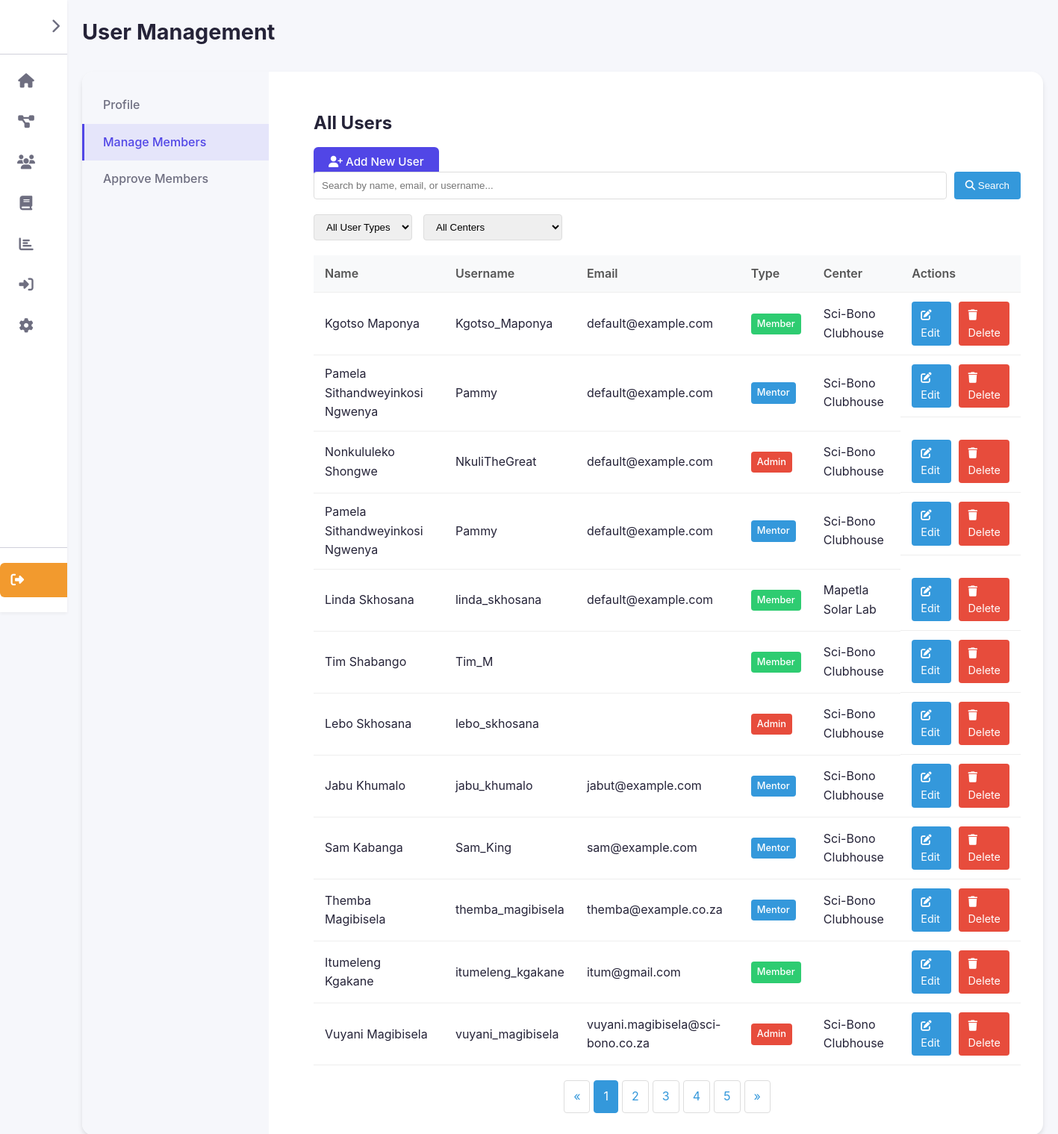
Page /app/Views/user_list.php (signed in) on the earlier database version.
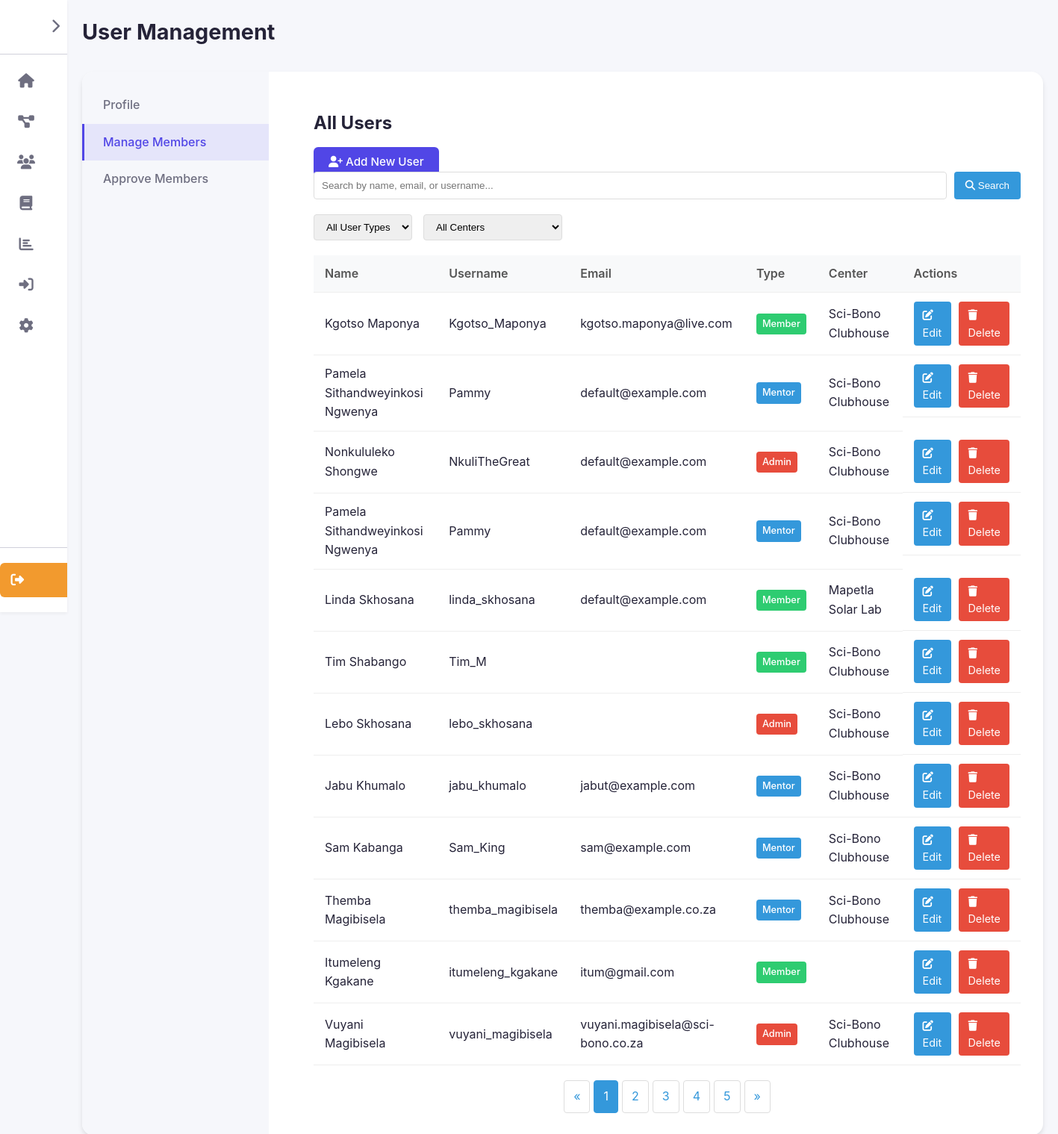
Same page on the later database version.
### tables this page shows
CREATE TABLE `users` (
  `id` int(100) NOT NULL,
  `username` varchar(255) NOT NULL,
  `email` varchar(255) NOT NULL DEFAULT 'default@example.com',
  `password` varchar(255) NOT NULL,
  `name` varchar(255) NOT NULL,
  `surname` varchar(255) NOT NULL,
  `user_type` enum('admin','mentor','member','alumni','community') NOT NULL DEFAULT 'member',
  `date_of_birth` date DEFAULT NULL,
  `Gender` enum('Male','Female','Other') NOT NULL,
  `grade` int(12) DEFAULT NULL,
  `school` varchar(255) DEFAULT NULL,
  `parent` varchar(255) DEFAULT NULL,
  `parent_email` varchar(255) DEFAULT NULL,
  `leaner_number` int(10) DEFAULT NULL,
  `parent_number` int(10) DEFAULT NULL,
  `Relationship` varchar(255) DEFAULT NULL,
  `Center` enum('Sci-Bono Clubhouse','Waverly Girls Solar Lab','Mapetla Solar Lab','Emdeni Solar Lab') NOT NULL DEFAULT 'Sci-Bono Clubhouse',
  `nationality` varchar(100) DEFAULT NULL,
  `id_number` varchar(50) DEFAULT NULL,
  `home_language` varchar(50) DEFAULT NULL,
  `address_street` varchar(255) DEFAULT NULL,
  `address_suburb` varchar(255) DEFAULT NULL,
  `address_city` varchar(255) DEFAULT NULL,
  `address_province` varchar(100) DEFAULT NULL,
  `address_postal_code` varchar(20) DEFAULT NULL,
  `medical_aid_name` varchar(100) DEFAULT NULL,
  `medical_aid_holder` varchar(100) DEFAULT NULL,
  `medical_aid_number` varchar(100) DEFAULT NULL,
  `emergency_contact_name` varchar(255) DEFAULT NULL,
  `emergency_contact_relationship` varchar(100) DEFAULT NULL,
  `emergency_contact_phone` varchar(50) DEFAULT NULL,
  `emergency_contact_email` varchar(255) DEFAULT NULL,
  `emergency_contact_address` text DEFAULT NULL,
  `interests` text DEFAULT NULL,
  `role_models` text DEFAULT NULL,
  `goals` text DEFAULT NULL,
  `has_computer` tinyint(1) DEFAULT NULL,
  `computer_skills` text DEFAULT NULL,
  `computer_skills_source` varchar(255) DEFAULT NULL
);

### app/Views/user_list.php (the view, shortened to what this page needs)
<?php
require_once '../../server.php';
$sql = "SELECT * FROM users ORDER BY id DESC";
$result = $conn->query($sql);
$users = [];
if ($result && $result->num_rows > 0) {
    while ($row = $result->fetch_assoc()) {
        $users[] = $row;
    }
}
?>
<!DOCTYPE html>
<html lang="en">
<head>
    <link rel="stylesheet" href="../../public/assets/css/settingsStyle.css">
    <link rel="stylesheet" href="https://cdnjs.cloudflare.com/ajax/libs/font-awesome/6.4.0/css/all.min.css">
</head>
<body>
    <div class="container">
        <aside id="sidebar" class="sidebar">
            <div class="sidebar-header">
                <div class="sidebar-logo">
                    <img src="../../public/assets/images/TheClubhouse_Logo_White_Large.png" alt="Clubhouse Logo">
                </div>
                <button id="sidebar-toggle" class="toggle-sidebar">
                    <i class="fas fa-chevron-right"></i>
                </button>
            </div>
            <ul class="sidebar-menu">
                <li class="sidebar-item">
                    <a href="../../home.php" class="sidebar-link">
                        <div class="sidebar-icon">
                            <i class="fas fa-home"></i>
                        </div>
                    </a>
                </li>
                <li class="sidebar-item">
                    <a href="../../projects.php" class="sidebar-link">
                        <div class="sidebar-icon">
                            <i class="fas fa-project-diagram"></i>
                        </div>
                    </a>
                </li>
                <li class="sidebar-item">
                    <a href="../../members.php" class="sidebar-link">
                        <div class="sidebar-icon">
                            <i class="fas fa-users"></i>
                        </div>
                    </a>
                </li>
                <li class="sidebar-item">
                    <a href="./learn.php" class="sidebar-link">
                        <div class="sidebar-icon">
                            <i class="fas fa-book"></i>
                        </div>
                    </a>
                </li>
                <li class="sidebar-item">
                    <a href="./statsDashboard.php" class="sidebar-link">
                        <div class="sidebar-icon">
                            <i class="fas fa-chart-bar"></i>
                        </div>
                    </a>
                </li>
                <li class="sidebar-item">
                    <a href="../../signin.php" class="sidebar-link">
                        <div class="sidebar-icon">
                            <i class="fas fa-sign-in-alt"></i>
                        </div>
                    </a>
                </li>
                <li class="sidebar-item">
                    <a href="./settings.php" class="sidebar-link">
                        <div class="sidebar-icon">
                            <i class="fas fa-cog"></i>
                        </div>
                    </a>
                </li>
            </ul>
            <div class="sidebar-footer">
                <a href="../../logout_process.php" class="logout-button">
                    <i class="fas fa-sign-out-alt logout-icon"></i>
                </a>
            </div>
        </aside>
        <main id="main-content" class="main-content">
            <div class="content-header">
                <h1 class="content-title">User Management</h1>
            </div>
            <div class="settings-container">
                <div class="settings-nav">
                    <a href="./settings.php" class="settings-nav-link">Profile</a>
                    <a href="./user_list.php" class="settings-nav-link active">Manage Members</a>
                    <a href="#" class="settings-nav-link">Approve Members</a>
                </div>
                <div class="settings-content">
                    <div class="settings-header">
                        <h2>All Users</h2>
                        <a href="../../signup.php" class="form-button add-user-btn">
                            <i class="fas fa-user-plus"></i> Add New User
                        </a>
                    </div>
                    <div class="search-form">
                        <input type="text" class="search-input" placeholder="Search by name, email, or username...">
                        <button type="submit" class="search-btn">
                            <i class="fas fa-search"></i> Search
                        </button>
                    </div>
                    <div class="filters">
                        <select class="filter-select">
                            <option value="">All User Types</option>
                        </select>
                        <select class="filter-select">
                            <option value="">All Centers</option>
                        </select>
                    </div>
                    <div class="user-list-container">
                        <table class="user-list">
                            <thead>
                                <tr>
                                    <th>Name</th>
                                    <th>Username</th>
                                    <th>Email</th>
                                    <th>Type</th>
                                    <th>Center</th>
                                    <th>Actions</th>
                                </tr>
                            </thead>
                            <tbody>
                                <?php if (empty($users)): ?>
                                <tr>
                                    <td colspan="6">No users found.</td>
                                </tr>
                                <?php else: ?>
                                    <?php foreach ($users as $user): ?>
                                    <tr>
                                        <td><?php echo htmlspecialchars($user['name'] . ' ' . $user['surname']); ?></td>
                                        <td><?php echo htmlspecialchars($user['username']); ?></td>
                                        <td><?php echo htmlspecialchars($user['email']); ?></td>
                                        <td>
                                            <span class="user-type-badge badge-<?php echo $user['user_type']; ?>">
                                                <?php echo ucfirst($user['user_type']); ?>
                                            </span>
                                        </td>
                                        <td><?php echo htmlspecialchars($user['Center']); ?></td>
                                        <td class="user-actions">
                                            <a href="./settings.php?id=<?php echo $user['id']; ?>" class="user-action-btn edit-btn">
                                                <i class="fas fa-edit"></i> Edit
                                            </a>
                                            <?php if ($_SESSION['user_type'] === 'admin'): ?>
                                                <a href="<?php echo BASE_URL; ?>user-delete.php?id=<?php echo $user['id']; ?>" class="user-action-btn delete-btn" onclick="return confirm('Are you sure you want to delete this user? This action cannot be undone.');">
                                                    <i class="fas fa-trash"></i> Delete
                                                </a>
                                            <?php endif; ?>
                                        </td>
                                    </tr>
                                    <?php endforeach; ?>
                                <?php endif; ?>
                            </tbody>
                        </table>
                    </div>
                    <div class="pagination">
                        <a href="#">&laquo;</a>
                        <a href="#" class="active">1</a>
                        <a href="#">2</a>
                        <a href="#">3</a>
                        <a href="#">4</a>
                        <a href="#">5</a>
                        <a href="#">&raquo;</a>
                    </div>
                </div>
            </div>
        </main>
    </div>
</body>
</html>

### public/assets/css/settingsStyle.css (style rules this page uses)
:root { --primary: #5146e6; --primary-light: #6c63ff; --primary-dark: #3d39ac; --secondary: #f29a2e; --secondary-hover: #e08a20; --dark: #252338; --gray-dark: #414153; --gray-medium: #6e6e80; --gray-light: #d0d0db; --light: #f6f7fb; --white: #ffffff; --danger: #e74c3c; --success: #2ecc71; --shadow-sm: 0 2px 4px rgba(0, 0, 0, 0.05); --shadow-md: 0 4px 6px rgba(0, 0, 0, 0.1); --shadow-lg: 0 10px 15px rgba(0, 0, 0, 0.1); --border-radius-sm: 6px; --border-radius-md: 10px; --border-radius-lg: 16px; --transition: all 0.3s ease; }
body { font-family: 'Inter', 'Roboto', -apple-system, BlinkMacSystemFont, 'Segoe UI', sans-serif; background-color: var(--light); color: var(--dark); margin: 0; padding: 0; overflow-x: hidden; min-height: 100vh; line-height: 1.6; }
a { text-decoration: none; color: inherit; }
.container { display: grid; grid-template-columns: auto auto; height: 100vh; }
.sidebar { background-color: var(--white); color: var(--gray-medium); width: 90px; height: 100vh; box-shadow: var(--shadow-sm); display: flex; flex-direction: column; align-items: center; padding-top: 20px; position: fixed; z-index: 10; overflow-y: auto; transition: var(--transition); }
.sidebar-header { display: flex; align-items: center; justify-content: space-between; width: 100%; padding: 0 15px 20px; margin-bottom: 10px; border-bottom: 1px solid var(--gray-light); }
.toggle-sidebar { background: none; border: none; color: var(--gray-medium); cursor: pointer; font-size: 1.2rem; padding: 5px; margin-right: 5px; }
.sidebar-logo { display: flex; align-items: center; font-weight: 700; color: var(--primary); font-size: 1.2rem; }
.sidebar-logo img { width: 30px; margin-right: 10px; }
.sidebar-menu { display: flex; flex-direction: column; width: 100%; padding: 0; margin: 0; list-style-type: none; }
.sidebar-item { width: 100%; margin-bottom: 5px; }
.sidebar-link { display: flex; align-items: center; padding: 12px 15px; color: var(--gray-medium); border-radius: var(--border-radius-sm); transition: var(--transition); margin: 0 8px; }
.sidebar-icon { min-width: 24px; height: 24px; display: flex; align-items: center; justify-content: center; margin-right: 15px; font-size: 1.2rem; }
.sidebar-footer { margin-top: auto; width: 100%; padding: 20px 15px; border-top: 1px solid var(--gray-light); }
.logout-button { display: flex; align-items: center; justify-content: center; width: 100%; padding: 10px; background-color: var(--secondary); color: var(--white); border: none; border-radius: var(--border-radius-sm); cursor: pointer; font-weight: 500; transition: var(--transition); }
.logout-icon { margin-right: 10px; font-size: 1.1rem; }
.main-content { margin-left: 90px; padding: 20px; flex: 1; transition: var(--transition); }
.content-header { display: flex; align-items: center; justify-content: space-between; margin-bottom: 30px; }
.content-title { font-size: 1.8rem; font-weight: 700; color: var(--dark); margin: 0; }
.settings-container { display: grid; grid-template-columns: 250px 1fr; gap: 30px; background-color: var(--white); border-radius: var(--border-radius-lg); box-shadow: var(--shadow-md); overflow: hidden; }
.settings-nav { background-color: var(--light); padding: 20px 0; }
.settings-nav-link { display: block; padding: 12px 25px; color: var(--gray-medium); font-weight: 500; transition: var(--transition); border-left: 3px solid transparent; }
.settings-nav-link.active { background-color: rgba(81, 70, 230, 0.1); color: var(--primary); border-left: 3px solid var(--primary); }
.settings-content { padding: 30px; }
.form-button { background-color: var(--primary); color: var(--white); border: none; border-radius: var(--border-radius-sm); padding: 10px 20px; font-size: 0.95rem; font-weight: 500; cursor: pointer; transition: var(--transition); }

Differences in the rows shown:
changed users "Kgotso Maponya": email "default@example.com" → "kgotso.maponya@live.com"
